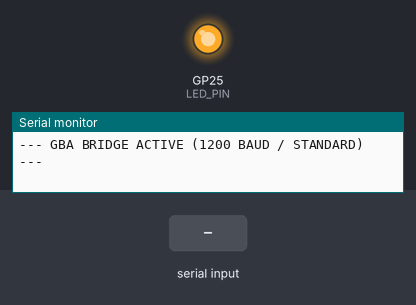
The sketch below on a simulated Raspberry Pi Pico. Parts: output pins drawn as LEDs (lit = HIGH), the last lines printed to the serial monitor. Inputs (shaded band) come from the test bench.

Above: at 1.8 s.
1.9 s: "1\n" received over the second serial link
At 2.7 s:
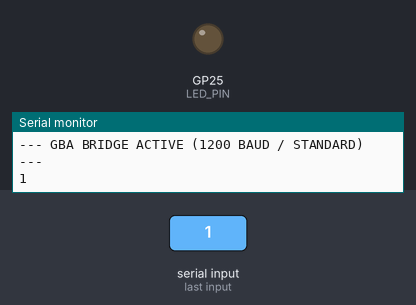
Timing chart, 0 to 9.4 s (numbered marks = the images above; inputs shaded):
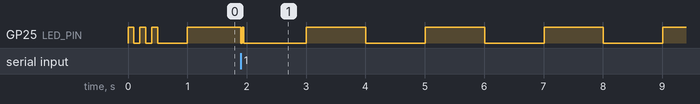

The sketch:

gba_serial_bridge.ino
```cpp
/*
 * GBA-to-Serial Bridge (Robust Line-Buffered Version)
 * -------------------------------------------------
 * Bridges GBA (1200 baud) to USB Serial (115200 baud).
 */

const int LED_PIN = 25;
const int RX_PIN = 5;

// CHANGE THIS TO 'true' IF YOUR SIGNAL IS IDLE-LOW / INVERTED
const bool INVERT_SIGNAL = false;

#define BUF_SIZE 256
char rx_buf[BUF_SIZE];
size_t buf_idx = 0;

void setup() {
  pinMode(LED_PIN, OUTPUT);
  pinMode(RX_PIN, INVERT_SIGNAL ? INPUT_PULLDOWN : INPUT_PULLUP);

  // Configure Hardware UART2 on RP2040
  Serial2.setTX(4);
  Serial2.setRX(RX_PIN);
  Serial2.setInvertRX(INVERT_SIGNAL);
  Serial2.begin(1200);

  // PC USB Serial
  Serial.begin(115200);

  // Confirmation LED flashes
  for(int i = 0; i < 3; i++) {
    digitalWrite(LED_PIN, HIGH); delay(100);
    digitalWrite(LED_PIN, LOW);  delay(100);
  }

  Serial.print("\n--- GBA BRIDGE ACTIVE (1200 BAUD / ");
  Serial.print(INVERT_SIGNAL ? "INVERTED" : "STANDARD");
  Serial.println(") ---");
}

void loop() {
  static uint32_t last_heartbeat = 0;
  static bool led_state = false;
  static uint32_t activity_timer = 0;

  // --- BRIDGE: Read from GBA & Line Buffer ---
  while (Serial2.available() > 0) {
    char c = (char)Serial2.read();
    activity_timer = millis();

    // Store character in buffer
    if (buf_idx < BUF_SIZE - 1) {
      rx_buf[buf_idx++] = c;
    }

    // Flush buffer to PC on Newline ('\n') or if buffer is full
    if (c == '\n' || buf_idx >= BUF_SIZE - 1) {
      rx_buf[buf_idx] = '\0'; // Null-terminate string
      Serial.print(rx_buf);   // Print entire line at once
      buf_idx = 0;            // Reset buffer
    }
  }

  // Timeout Flush: If line ends without '\n' and line sits idle > 100ms
  if (buf_idx > 0 && (millis() - activity_timer > 100)) {
    rx_buf[buf_idx] = '\0';
    Serial.print(rx_buf);
    buf_idx = 0;
  }

  // --- HEARTBEAT / ACTIVITY LED ---
  if (millis() - activity_timer > 50) {
    if (millis() - last_heartbeat > 1000) {
      last_heartbeat = millis();
      led_state = !led_state;
      digitalWrite(LED_PIN, led_state);
    }
  } else {
    digitalWrite(LED_PIN, (millis() / 25) % 2); // Rapid flash during activity
  }
}
```
